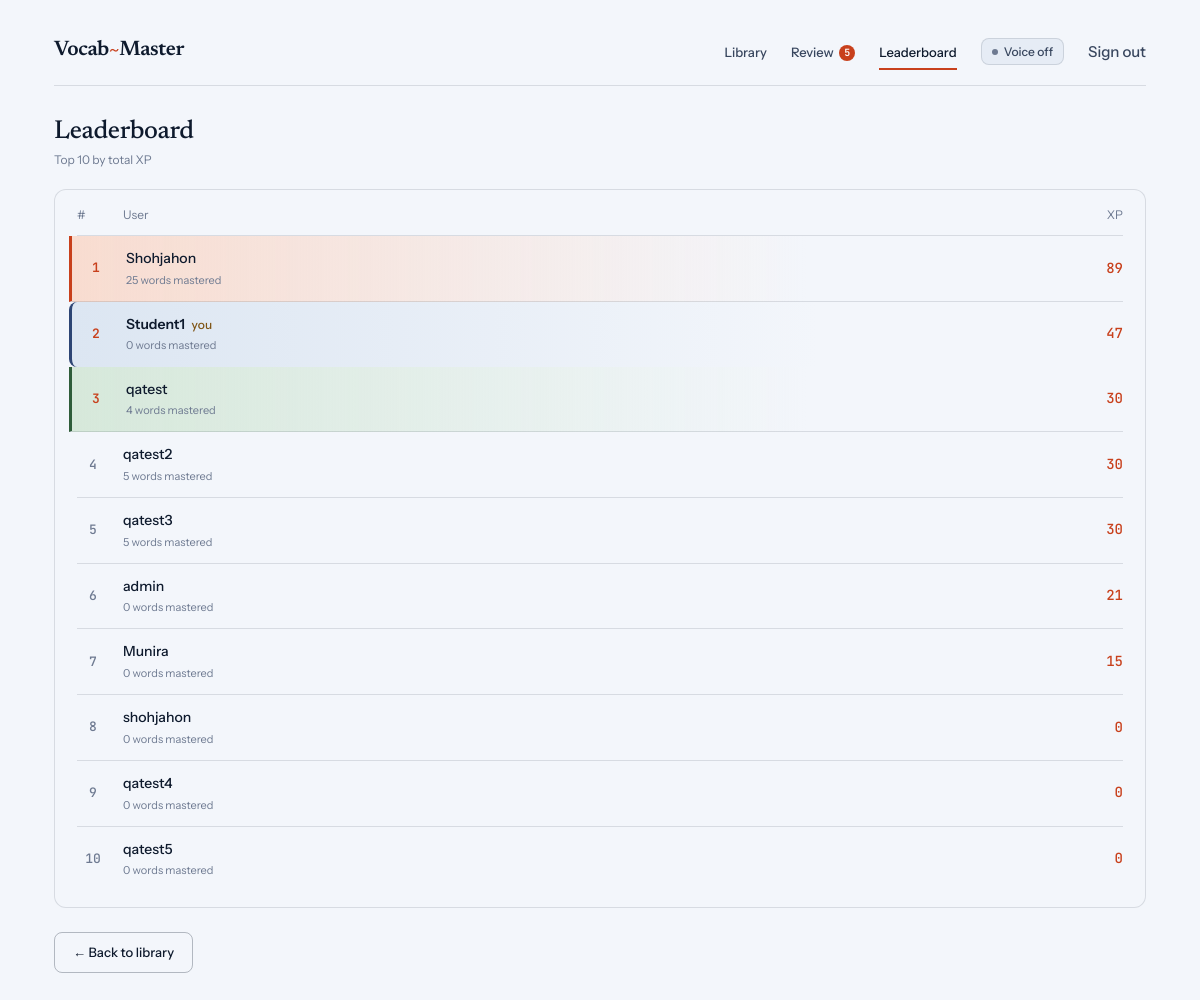
The page /ranking/ (signed in) on the database its author committed.
### vocab/models.py (models this page shows, shortened)
class Profile(models.Model):
    user = models.OneToOneField(User, on_delete=models.CASCADE)
    total_score = models.IntegerField(default=0)
    words_mastered = models.IntegerField(default=0)

### vocab/views.py (the view)
# urls.py: path('ranking/', views.ranking_view, name='ranking'),
@login_required(login_url='login')
def ranking_view(request):
    all_profiles = Profile.objects.order_by('-total_score').select_related('user')
    paginator = Paginator(all_profiles, LEADERBOARD_PAGE_SIZE)
    page_number = request.GET.get('page', 1)
    page_obj = paginator.get_page(page_number)
    points_to_top_3 = None
    top_profiles = list(all_profiles[:3])
    if len(top_profiles) >= 3:
        top_3_score = top_profiles[2].total_score
        try:
            user_profile = Profile.objects.get(user=request.user)
            if user_profile.total_score < top_3_score:
                points_to_top_3 = top_3_score - user_profile.total_score + 1
        except Profile.DoesNotExist:
            pass
    return render(request, 'vocab/ranking.html', {
        'page_obj': page_obj,
        'profiles': page_obj.object_list,
        'points_to_top_3': points_to_top_3,
    })

### vocab/context_processors.py (called while the page is built)
def due_review_count(request):
    if not request.user.is_authenticated:
        return {}
    count = FlashcardReview.objects.filter(
        user=request.user,
        next_review__lte=timezone.now().date(),
    ).count()
    return {'due_review_count': count}

### vocab/templates/vocab/ranking.html (shortened to what this page needs)
{% extends "vocab/base.html" %}
{% block content %}
<section class="lb-head reveal">
    <h1 class="lb-title">Leaderboard</h1>
    <p class="meta-text">Top {{ profiles|length }} by total XP</p>
</section>
<div class="surface lb-table reveal d2">
    <div class="lb-headrow">
        <span class="meta-text">#</span>
        <span class="meta-text">User</span>
        <span class="meta-text lb-xp-h">XP</span>
    </div>
    <div class="lb-rows">
        {% for profile in profiles %}
        <div class="lb-row {% if forloop.counter == 1 %}rank-1{% elif forloop.counter == 2 %}rank-2{% elif forloop.counter == 3 %}rank-3{% endif %} {% if profile.user == request.user %}lb-you{% endif %}">
            <span class="lb-rank {% if forloop.counter <= 3 %}top3{% endif %}">{{ forloop.counter }}</span>
            <div class="lb-name">
                <p class="lb-user">{{ profile.user.username }}{% if profile.user == request.user %} <span class="meta-text lb-you-tag">you</span>{% endif %}</p>
                <p class="lb-sub meta-text">{{ profile.words_mastered }} words mastered</p>
            </div>
            <span class="lb-xp">{{ profile.total_score }}</span>
        </div>
        {% empty %}
        <p class="empty">No scores yet. Be the first.</p>
        {% endfor %}
    </div>
</div>
<div class="lb-foot reveal d3">
    <a href="{% url 'unit_hub' %}" class="btn ghost">&larr; Back to library</a>
</div>
{% endblock %}

### vocab/templates/vocab/base.html (style rules this page uses)
:root { --bg: #F3F6FB; --bg-2: #E6ECF5; --bg-3: #D3DCEA; --t-primary: #0E1A2D; --t-secondary: #38465E; --t-tertiary: #6E7A91; --b-primary: #0E1A2D; --b-secondary: rgba(14, 26, 45, 0.28); --b-tertiary: rgba(14, 26, 45, 0.12); --accent: #C8401C; --accent-soft: #F8DCD0; --s-success-bg: #D6E8DA; --s-success-fg: #2F5D3A; --s-success-bd: #B5CFB9; --s-info-bg: #DCE6F2; --s-info-fg: #2D4574; --s-info-bd: #B7C5DD; --s-warning-bg: #F4E6CC; --s-warning-fg: #7E5414; --s-warning-bd: #E1C893; --s-danger-bg: #F1D9D9; --s-danger-fg: #8B1E2D; --s-danger-bd: #E0B5B5; --serif: 'Newsreader', 'Times New Roman', serif; --sans: 'Instrument Sans', system-ui, sans-serif; --mono: 'JetBrains Mono', ui-monospace, monospace; --r-sm: 5px; --r-md: 8px; --r-lg: 12px; }
*, *::before, *::after { box-sizing: border-box; }
html, body { margin: 0; padding: 0; }
body { background: var(--bg); color: var(--t-primary); font-family: var(--sans); font-size: 15px; line-height: 1.55; min-height: 100vh; -webkit-font-smoothing: antialiased; }
a { color: inherit; text-decoration: none; }
h1, h2, h3, h4 { font-family: var(--serif); font-weight: 500; letter-spacing: -0.02em; line-height: 1.1; margin: 0; }
p { margin: 0 0 1em; }
.btn { display: inline-flex; align-items: center; justify-content: center; gap: 8px; padding: 9px 18px; background: var(--t-primary); color: var(--bg); border: 0.5px solid var(--t-primary); border-radius: var(--r-md); font-family: var(--sans); font-size: 13px; font-weight: 500; cursor: pointer; transition: opacity 0.15s, background 0.15s, color 0.15s, border-color 0.15s; white-space: nowrap; text-decoration: none; }
.btn.ghost { background: transparent; color: var(--t-primary); border-color: var(--b-secondary); }
.surface { background: var(--bg); border: 0.5px solid var(--b-tertiary); border-radius: var(--r-lg); padding: 20px 22px; }
.meta-text { font-family: var(--sans); font-size: 12px; color: var(--t-tertiary); }
.reveal { animation: rise 0.5s cubic-bezier(0.2, 0.7, 0.2, 1) both; }
.reveal.d2 { animation-delay: 0.06s; }
.reveal.d3 { animation-delay: 0.12s; }

### vocab/templates/vocab/ranking.html (style rules this page uses)
.lb-head { margin-bottom: 20px; }
.lb-title { font-family: var(--serif); font-size: 26px; font-weight: 500; margin: 0 0 4px; letter-spacing: -0.015em; }
.lb-table { padding: 16px 22px; }
.lb-headrow { display: grid; grid-template-columns: 32px 1fr auto; gap: 14px; padding-bottom: 10px; border-bottom: 0.5px solid var(--b-tertiary); }
.lb-xp-h { text-align: right; }
.lb-rows { display: flex; flex-direction: column; }
.lb-row { display: grid; grid-template-columns: 32px 1fr auto; align-items: center; gap: 14px; padding: 12px 0; border-bottom: 0.5px solid var(--b-tertiary); }
.lb-row:last-child { border-bottom: none; }
.lb-row.lb-you { background: var(--s-warning-bg); margin: 0 -14px; padding: 12px 14px; border-radius: var(--r-md); border-bottom: none; }
.lb-rank { font-size: 13px; font-weight: 500; color: var(--t-tertiary); text-align: center; font-family: var(--mono); }
.lb-rank.top3 { color: var(--accent); font-weight: 600; }
.lb-row.rank-1 { background: linear-gradient(90deg, var(--accent-soft) 0%, transparent 70%); border-left: 3px solid var(--accent); padding-left: 8px; margin-left: -8px; }
.lb-row.rank-2 { background: linear-gradient(90deg, var(--s-info-bg) 0%, transparent 70%); border-left: 3px solid var(--s-info-fg); padding-left: 8px; margin-left: -8px; }
.lb-row.rank-3 { background: linear-gradient(90deg, var(--s-success-bg) 0%, transparent 70%); border-left: 3px solid var(--s-success-fg); padding-left: 8px; margin-left: -8px; }
.lb-name { display: flex; flex-direction: column; gap: 2px; min-width: 0; }
.lb-user { font-size: 14px; font-weight: 500; margin: 0; color: var(--t-primary); font-family: var(--sans); }
.lb-row.lb-you .lb-user { font-weight: 600; }
.lb-you-tag { color: var(--s-warning-fg); font-weight: 500; margin-left: 4px; }
.lb-sub { margin: 0; font-size: 11px; }
.lb-xp { font-size: 14px; font-weight: 500; color: var(--accent); font-family: var(--mono); font-feature-settings: "tnum"; }
.lb-foot { margin-top: 24px; }

### rows shown on the page
Profile: user.username "Shohjahon", words_mastered "25", total_score "89"
Profile: user.username "Student1", shows "you", words_mastered "0", total_score "47"
Profile: user.username "qatest", words_mastered "4", total_score "30"
Profile: user.username "qatest2", words_mastered "5", total_score "30"
Profile: user.username "qatest3", words_mastered "5", total_score "30"
Profile: user.username "admin", words_mastered "0", total_score "21"
Profile: user.username "Munira", words_mastered "0", total_score "15"
Profile: user.username "shohjahon", words_mastered "0", total_score "0"
Profile: user.username "qatest4", words_mastered "0", total_score "0"
Profile: user.username "qatest5", words_mastered "0", total_score "0"

### other values the page prints
{{ due_review_count }} "5"
{{ profiles|length }} "10"
